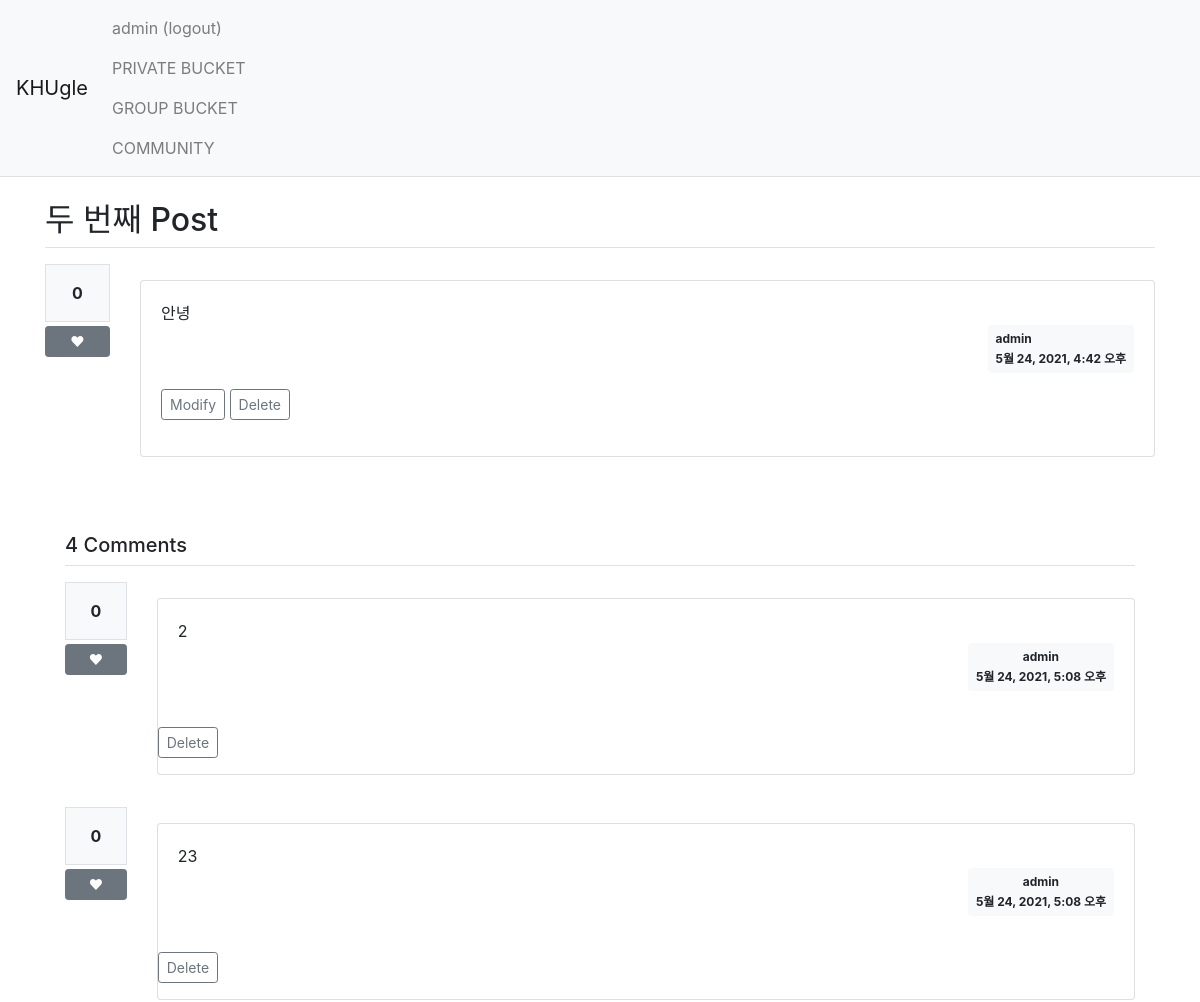
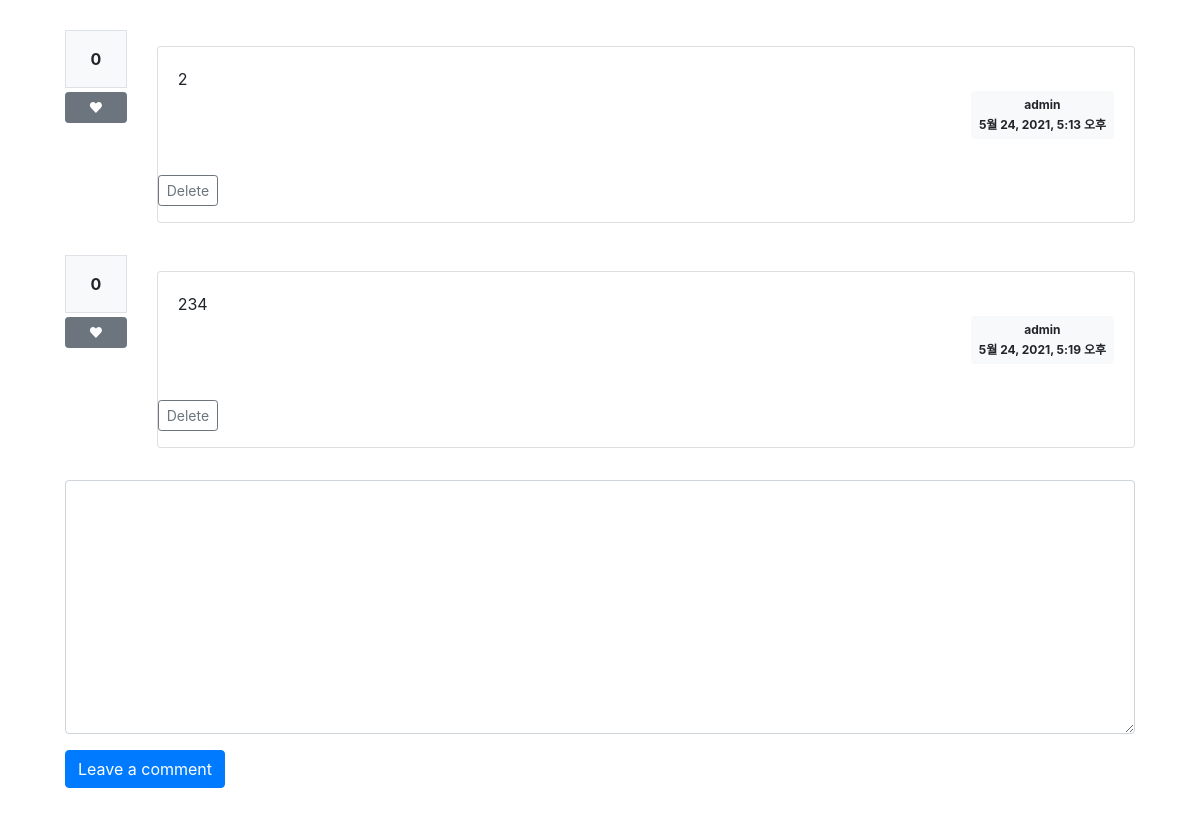
Page /KHUgle/2/ (signed in) on the committed database (2 pictures, top to bottom).
### account/models.py (models this page shows)
class CustomUser(AbstractUser):
    major = models.CharField(max_length=144)# choices=MAJORS

### KHUgle/models.py (models this page shows, shortened)
class Post(models.Model):
    author = models.ForeignKey(CustomUser, on_delete=models.CASCADE) #커스텀 유저 모델과 연결
    title = models.CharField(max_length=144)
    content = models.TextField()
    created_at = models.DateTimeField(auto_now_add=True)
    updated_at = models.DateTimeField(null=True, blank=True)
    voter = models.ManyToManyField(CustomUser, related_name='voter_post')

class Comment(models.Model):
    post = models.ForeignKey(Post, on_delete=models.CASCADE)
    author = models.ForeignKey(CustomUser, on_delete=models.CASCADE)
    content = models.TextField()
    created_at = models.DateTimeField(auto_now_add=True)
    voter = models.ManyToManyField(CustomUser, related_name='voter_comment')

### KHUgle/views.py (the view)
# urls.py: path('<int:post_id>/', views.detail, name='detail'),       #KHUgle의 post detail 페이지
@login_required(login_url='account:login')
def detail(request, post_id):
    post = get_object_or_404(Post, pk=post_id)             # DB에서 가져온다.
    context = {'post':post}
    return render(request, 'KHUgle/post_detail.html', context)

### templates/KHUgle/post_detail.html (shortened to what this page needs)
{% extends 'Base/base.html' %}
{% block content %}
<div class="container my-3">
    <h2 class="border-bottom py-2">{{ post.title }}</h2>
    <div class="row my-3">
        <div class="col-1">
            <div class="bg-light text-center p-3 border font-weight-bolder mb-1">{{ post.voter.count }}</div>
            <a href="#" data-uri="{% url 'KHUgle:vote_post' post.id %}" class="recommend btn btn-sm btn-secondary btn-block my-1">♥</a>
        </div>
        <div class="col-11">
            <div class="card my-3">
                <div class="card-body">
                    <div class="card-text" style="white-space: pre-line;">{{ post.content }}</div>
                    <div class="d-flex justify-content-end">
                        <div class="badge badge-light p-2 text-left">
                            <div class="mb-2">{{ post.author.username }}</div>
                            <div>{{ post.created_at }}</div>
                        </div>
                    </div>
                    {% if request.user == post.author %}
                    <div class="my-3">
                        <a href="{% url 'KHUgle:post_modify' post.id  %}"
                        class="btn btn-sm btn-outline-secondary">Modify</a>
                        <a href="#" class="delete btn btn-sm btn-outline-secondary"
                        data-uri="{% url 'KHUgle:post_delete' post.id  %}">Delete</a>
                    </div>
                    {% endif %}
                </div>
            </div>
        </div>
    </div>
    <div class="card-body">
        <h5 class="border-bottom my-3 py-2">{{ post.comment_set.count }} Comments</h5>
        {% for comment in post.comment_set.all %}
        <div class="row my-3">
            <div class="col-1">
                <div class="bg-light text-center p-3 border font-weight-bolder mb-1">{{ comment.voter.count }}</div>
                <a href="#" data-uri="{% url 'KHUgle:vote_comment' comment.id %}" class="recommend btn btn-sm btn-secondary btn-block my-1">♥</a>
            </div>
            <div class="col-11">
                <div class="card my-3">
                    <div class="card-body">
                        <div class="card-text" style="white-space: pre-line;">{{ comment.content }}</div>
                        <div class="d-flex justify-content-end">
                            <div class="badge badge-light p-2">
                                <div class="mb-2">{{ comment.author.username }}</div>
                                <div>{{ comment.created_at }}</div>
                            </div>
                        </div>
                    </div>
                    {% if request.user == comment.author %}
                    <div class="my-3">
                        <a href="#" class="delete btn btn-sm btn-outline-secondary"
                        data-uri="{% url 'KHUgle:comment_delete' comment.id  %}">Delete</a>
                    </div>
                    {% endif %}
                </div>
            </div>
        </div>
        {% endfor %}
        <form action="{% url 'KHUgle:comment_create' post.id %}" method="post">
            <div class ="form-group">
                <textarea name="content" id="content" class="form-control" rows="10"></textarea>
            </div>
            <input type="submit" value="Leave a comment" class="btn btn-primary">
        </form>
    </div>
</div>
{% endblock %}

### templates/Base/navbar.html (shortened to what this page needs)
<nav class="navbar navbar-expand-lg navbar-light bg-light border-bottom">
    <a class="navbar-brand" href="{% url 'KHUgle:index' %}">KHUgle</a>
    <div class="collapse navbar-collapse flex-grow-0" id="navbarNav">
        <ul class="navbar-nav">
            <li class="nav-item">
                {% if user.is_authenticated %}
                <a class="nav-link" href={% url 'account:logout' %}>{{ user.username }} (logout)</a>
                {% else %}
                <a class="nav-link" href={% url 'account:login' %}>LOGIN</a>
                {% endif %}
                <a class="nav-link" href={% url 'bucket:file_list'%}>PRIVATE BUCKET</a>
                <a class="nav-link" href="#">GROUP BUCKET</a>
                <a class="nav-link" href="KHUgle:index">COMMUNITY</a>
            </li>
        </ul>
    </div>
</nav>

### rows in the picture
CustomUser: username "admin"
Post: title "두 번째 Post", voter.count "0", content "안녕", author.username "admin", created_at "5월 24, 2021, 4:42 오후", comment_set.count "4"
Comment: voter.count "0", content "2", author.username "admin", created_at "5월 24, 2021, 5:08 오후", shows "Delete"
Comment: voter.count "0", content "23", author.username "admin", created_at "5월 24, 2021, 5:08 오후", shows "Delete"
Comment: voter.count "0", content "2", author.username "admin", created_at "5월 24, 2021, 5:13 오후", shows "Delete"
Comment: voter.count "0", content "234", author.username "admin", created_at "5월 24, 2021, 5:19 오후", shows "Delete"
